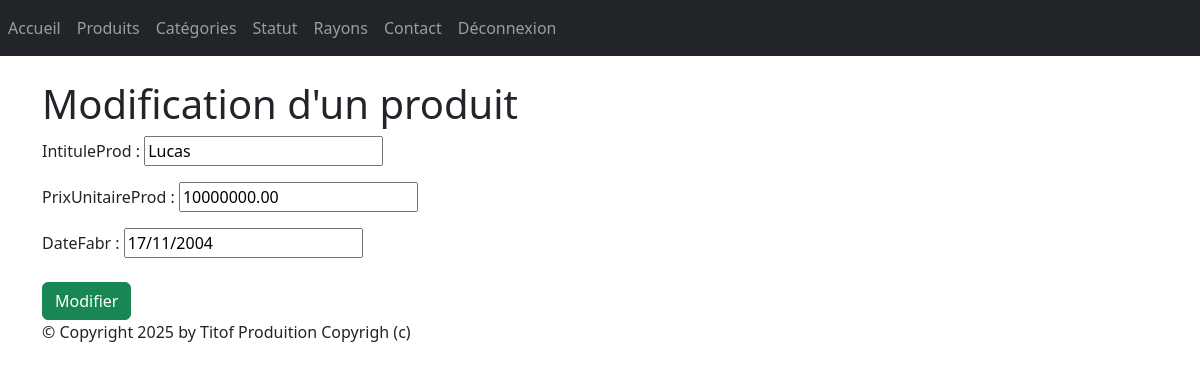
The page /monApp/produit/7/update/ (signed in) on the database as committed earlier.
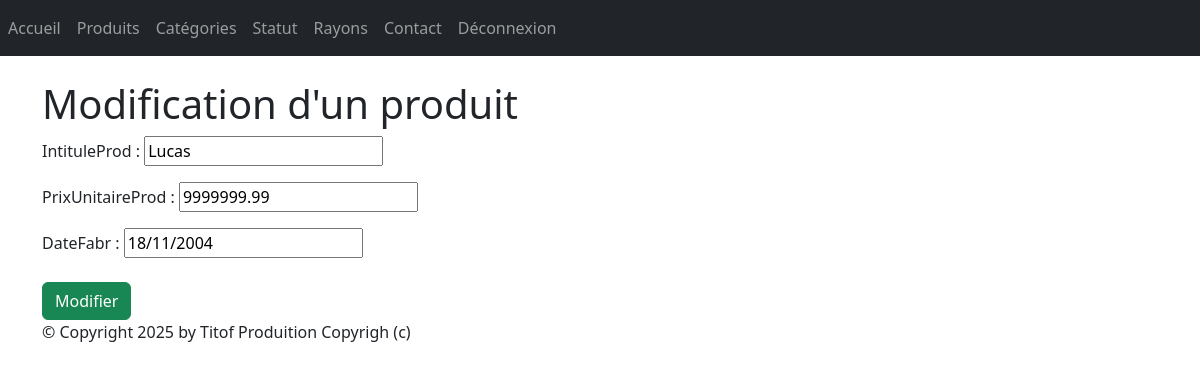
The same page on the database as committed later.
### monApp/models.py (models this page shows, shortened)
class Produit(models.Model):
    refProd = models.AutoField(primary_key=True)
    intituleProd = models.CharField(max_length=200)
    prixUnitaireProd = models.DecimalField(max_digits=10, decimal_places=2)
    dateFabr = models.DateField(default=date.today())
    categorie = models.ForeignKey(Categorie, on_delete=models.CASCADE, related_name="produits",null=True, blank=True)
    statut = models.ForeignKey(Statut, on_delete=models.CASCADE, related_name="produitS",null=True, blank=True)

### monApp/views.py (the view, shortened to what this page needs)
# urls.py: path("produit/<pk>/update/",views.ProduitUpdateView.as_view(), name="prdt-chng"),
@method_decorator(login_required(login_url='/monApp/login/'), name='dispatch')
class ProduitUpdateView(UpdateView):
    model = Produit
    form_class=ProduitForm
    template_name = "monApp/update_produit.html"

### monApp/forms.py
class ProduitForm(forms.ModelForm):
    class Meta:
        model = Produit
        exclude = ['categorie', 'statut']

### monApp/templates/monApp/update_produit.html (shortened to what this page needs)
{% extends 'monApp/base.html' %}
{% block contenu %}
<h1> Modification d'un produit </h1>
<form action="" method="post" >
    {{ form.as_p }}
    <button type="submit" class="btn btn-success mt-2">Modifier</button>
</form>
{% endblock %}

Rows that differ between the two databases and show on the page:
changed Produit "Lucas": prixUnitaireProd "10000000.00" → "9999999.99"; dateFabr "17/11/2004" → "18/11/2004"
